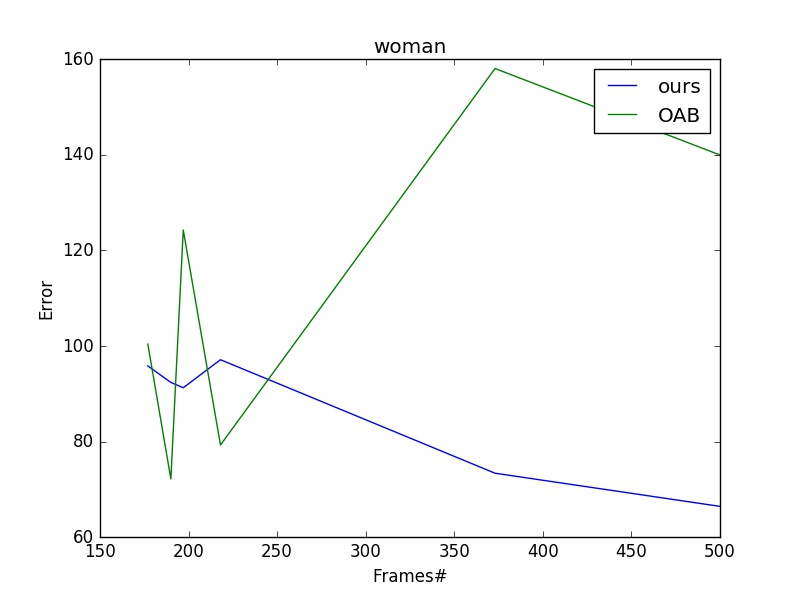

Here is the Python script that generated this plot:
import numpy as np
import matplotlib.pyplot as plt
a = np.loadtxt('woman.txt')

fig = plt.figure()
plt.plot(a[:,0], a[:,1], label='ours')
plt.plot(a[:,0], (a[:,2]), label='OAB')
plt.xlabel("Frames#")
plt.ylabel("Error")
plt.title('woman')
plt.legend()
plt.show()
fig.savefig('woman.jpg')